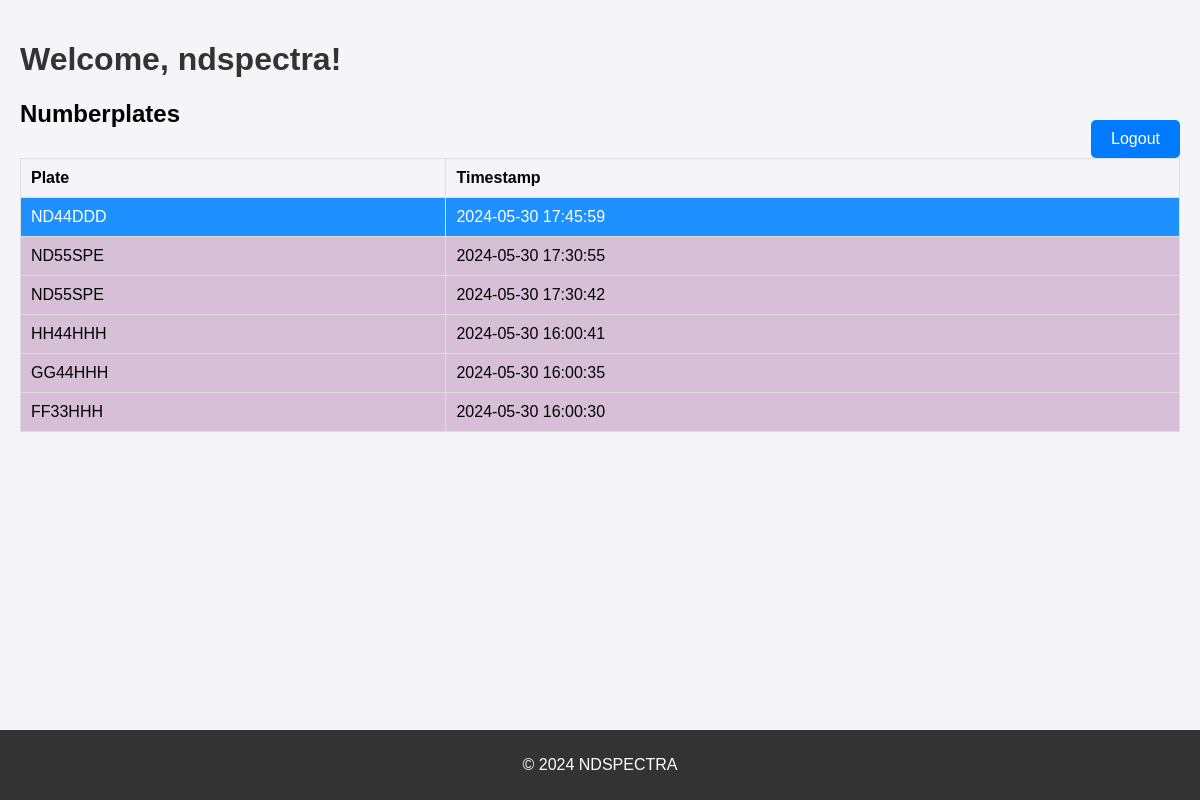
The page /dashboard (signed in) on the database its author committed.
### app.py (models this page shows)
class User(UserMixin, db.Model):
    id = db.Column(db.Integer, primary_key=True)
    username = db.Column(db.String(150), unique=True, nullable=False)
    password = db.Column(db.String(150), nullable=False)

class NumberPlate(db.Model):
    id = db.Column(db.Integer, primary_key=True)
    plate = db.Column(db.String(20), nullable=False)
    user_id = db.Column(db.Integer, db.ForeignKey('user.id'), nullable=False)
    timestamp = db.Column(db.DateTime, default=db.func.current_timestamp())

### app.py (the view)
@app.route('/dashboard')
@login_required
def dashboard():
    plates = NumberPlate.query.filter_by(user_id=current_user.id).order_by(NumberPlate.timestamp.desc()).limit(6).all()
    return render_template('dashboard.html', username=current_user.username, plates=plates)

### app.py (called while the page is built)
@login_manager.user_loader
def load_user(user_id):
    return User.query.get(int(user_id))

@app.after_request
def add_security_headers(response):
    response.headers["Cache-Control"] = "no-cache, no-store, must-revalidate"
    response.headers["Pragma"] = "no-cache"
    response.headers["Expires"] = "0"
    return response

### templates/dashboard.html (shortened to what this page needs)
<!DOCTYPE html>
<html lang="en">
<head>
    <link rel="stylesheet" href="{{ url_for('static', filename='styles.css') }}">
</head>
<body>
    <h1>Welcome, {{ username }}!</h1>
    <p><a href="{{ url_for('logout') }}" class="logout-link">Logout</a></p>
    <h2>Numberplates</h2>
    <table>
        <thead>
            <tr>
                <th>Plate</th>
                <th>Timestamp</th>
            </tr>
        </thead>
        <tbody id="plates-table-body">
            {% for plate in plates %}
            <tr class="{% if loop.index0 == 0 %}latest-plate{% else %}previous-plate{% endif %}">
                <td>{{ plate.plate }}</td>
                <td>{{ plate.timestamp }}</td>
            </tr>
            {% endfor %}
        </tbody>
    </table>
    <footer>
        <p>&copy; 2024 NDSPECTRA</p>
    </footer>
</body>
</html>

### static/styles.css (style rules this page uses)
html { position: relative; min-height: 100%; }
body { font-family: Arial, sans-serif; background-color: #f4f4f9; margin: 0; padding: 20px; padding-bottom: 60px; }
h1 { color: #333; }
table { width: 100%; border-collapse: collapse; margin-top: 20px; }
th, td { padding: 10px; border: 1px solid #ddd; text-align: left; }
.latest-plate { background-color: #1e90ff; color: white; }
.previous-plate { background-color: #d8bfd8; color: black; }
.logout-link { float: right; background-color: #007bff; color: white; padding: 10px 20px; text-decoration: none; border-radius: 5px; margin-top: 20px; }
footer { position: absolute; left: 0; bottom: 0; width: 100%; background-color: #333; color: white; text-align: center; padding: 10px 0; }

### rows shown on the page
User: username "ndspectra"
NumberPlate: plate "ND44DDD", timestamp "2024-05-30 17:45:59"
NumberPlate: plate "ND55SPE", timestamp "2024-05-30 17:30:55"
NumberPlate: plate "ND55SPE", timestamp "2024-05-30 17:30:42"
NumberPlate: plate "HH44HHH", timestamp "2024-05-30 16:00:41"
NumberPlate: plate "GG44HHH", timestamp "2024-05-30 16:00:35"
NumberPlate: plate "FF33HHH", timestamp "2024-05-30 16:00:30"
